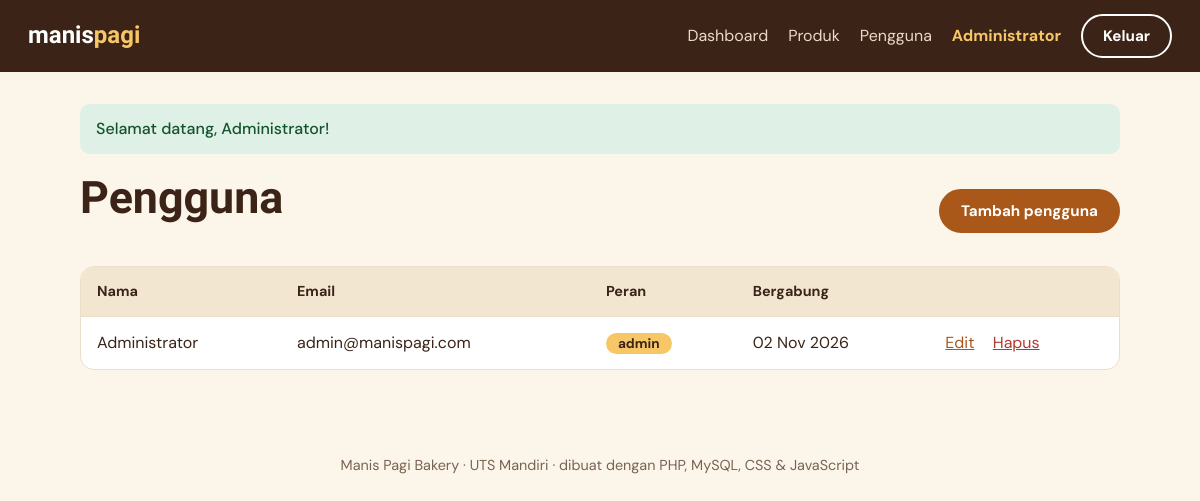
Page /index.php?r=user/index (signed in) on the committed database.
### tables this page shows
CREATE TABLE IF NOT EXISTS users (
  id INT AUTO_INCREMENT PRIMARY KEY,
  nama VARCHAR(100) NOT NULL,
  email VARCHAR(100) NOT NULL UNIQUE,
  password VARCHAR(255) NOT NULL,
  role ENUM('admin','user') NOT NULL DEFAULT 'user',
  created_at TIMESTAMP DEFAULT CURRENT_TIMESTAMP
);

### app/core/Controller.php (called while the page is built, shortened)
<?php
class Controller {
    protected function view(string $name, array $data = []): void {
        extract($data);
        require __DIR__ . "/../views/layouts/header.php";
        require __DIR__ . "/../views/$name.php";
        require __DIR__ . "/../views/layouts/footer.php";
    }
}

### app/controllers/UserController.php (called while the page is built, shortened)
<?php
class UserController extends Controller {
    public function index() { $this->guard(); $this->view('users/index', ['title'=>'Pengguna','rows'=>(new User)->all()]); }
}

### public/index.php (called while the page is built, shortened)
<?php
function url(string $r = ''): string { return BASE . '/index.php?r=' . $r; }
function e($v): string { return htmlspecialchars((string)$v, ENT_QUOTES, 'UTF-8'); }
$r = $_GET['r'] ?? 'home/index';
[$c, $a] = array_pad(explode('/', $r), 2, 'index');
$obj = new $class;
$obj->$a();

### app/models/User.php (called while the page is built, shortened)
<?php
class User {
    private PDO $db;
    public function __construct() { $this->db = Database::conn(); }
    public function all(): array { return $this->db->query("SELECT id,nama,email,role,created_at FROM users ORDER BY id DESC")->fetchAll(); }
}

### app/views/users/index.php (the view)
<div class="row between"><h1>Pengguna</h1><a class="btn" href="<?= url('user/create') ?>">Tambah pengguna</a></div>
<div class="table-wrap"><table>
<tr><th>Nama</th><th>Email</th><th>Peran</th><th>Bergabung</th><th></th></tr>
<?php foreach ($rows as $u): ?>
<tr>
  <td><?= e($u['nama']) ?></td><td><?= e($u['email']) ?></td>
  <td><span class="pill <?= $u['role']==='admin' ? 'admin' : '' ?>"><?= e($u['role']) ?></span></td>
  <td><?= e(date('d M Y', strtotime($u['created_at']))) ?></td>
  <td class="act">
    <a href="<?= url('user/edit&id='.$u['id']) ?>">Edit</a>
    <form method="post" action="<?= url('user/delete') ?>" data-confirm="Hapus pengguna <?= e($u['nama']) ?>?">
      <input type="hidden" name="id" value="<?= $u['id'] ?>"><button class="link-danger">Hapus</button></form>
  </td>
</tr>
<?php endforeach; ?>
</table></div>

### public/css/style.css (style rules this page uses)
:root { --bg:#fbf5ea;--ink:#3b2417;--muted:#7a6352;--teal:#a9581a;--teal-d:#82410f;--sun:#f6c667;--card:#fff;--line:#ecdfca;--red:#b3392f;--r:14px }
* { box-sizing:border-box }
body { margin:0;background:var(--bg);color:var(--ink);font:16px/1.6 'DM Sans',system-ui,sans-serif }
h1,h2,h3,.brand { font-family:'Bricolage Grotesque',system-ui,sans-serif;line-height:1.15;margin:0 0 .6em }
h1 { font-size:clamp(1.9rem,4vw,2.8rem);font-weight:800 }
a { color:var(--teal) }
.btn { display:inline-block;background:var(--teal);color:#fff;border:2px solid var(--teal);padding:10px 20px;border-radius:999px;font:700 .95rem 'DM Sans',sans-serif;text-decoration:none;cursor:pointer;transition:background .15s }
.row { display:flex;gap:12px;flex-wrap:wrap;align-items:center }
.between { justify-content:space-between }
.table-wrap { overflow-x:auto;background:var(--card);border:1px solid var(--line);border-radius:var(--r);margin-top:16px }
table { width:100%;border-collapse:collapse }
th,td { padding:13px 16px;text-align:left;border-bottom:1px solid var(--line) }
th { background:#f3e6d1;font-size:.9rem }
tr:last-child td { border-bottom:0 }
.pill { background:#f7e6cf;color:var(--teal-d);padding:2px 12px;border-radius:999px;font-weight:700;font-size:.85rem }
.pill.admin { background:var(--sun);color:var(--ink) }
.act { white-space:nowrap }
.act form { display:inline;margin-left:14px }
.link-danger { background:none;border:0;color:var(--red);font:inherit;cursor:pointer;padding:0;text-decoration:underline }

### rows in the picture
users: nama "Administrator", email "admin@manispagi.com", role "admin", created_at "02 Nov 2026"

### other values in the picture
$_SESSION['user']['nama'] "Administrator"
$m "Selamat datang, Administrator!"
